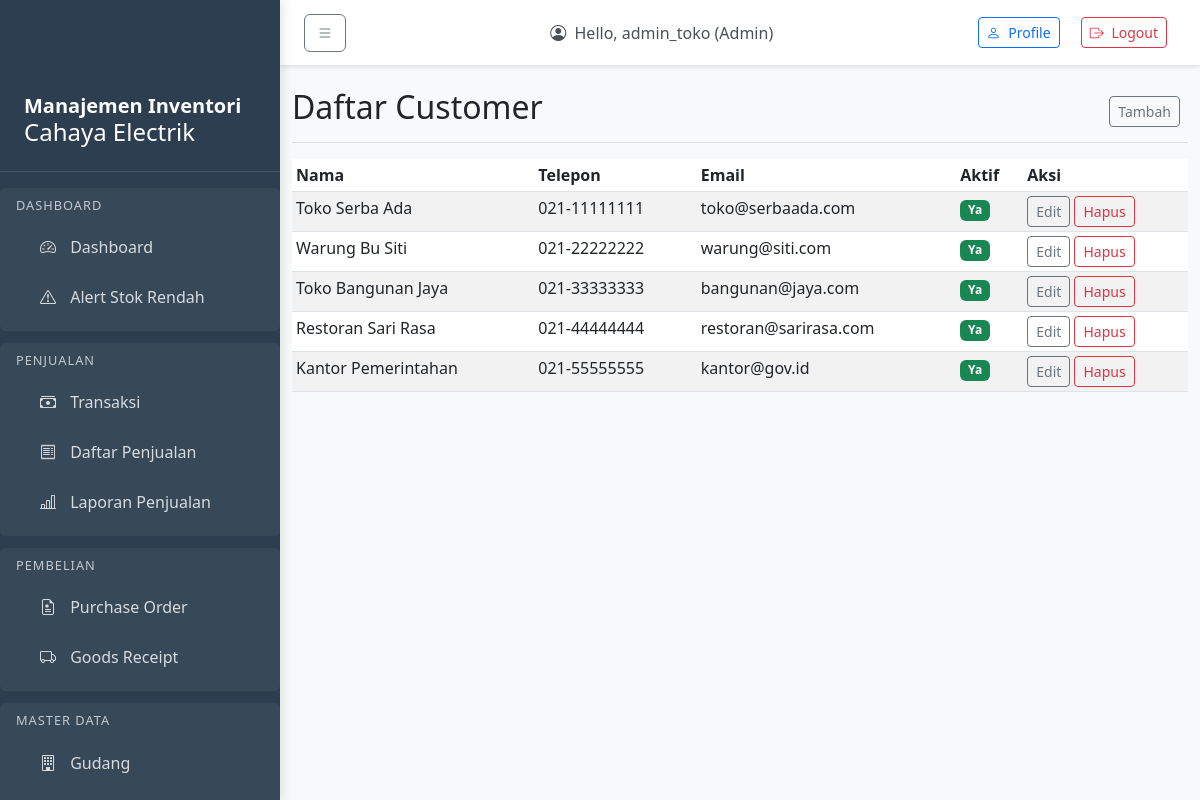
The app's page /master/customers/ (signed in) with its own data.
### accounts/models.py (models this page shows, shortened)
class User(AbstractUser):
    ROLE_CHOICES = [
        ('admin', 'Admin'),
        ('manager', 'Manager'),
        ('warehouse', 'Warehouse'),
        ('cashier', 'Cashier'),
        ('analyst', 'Analyst'),
    ]
    role = models.CharField(max_length=20, choices=ROLE_CHOICES, default='cashier')
    created_at = models.DateTimeField(auto_now_add=True)
    updated_at = models.DateTimeField(auto_now=True)
    groups = models.ManyToManyField(
        'auth.Group',
        related_name='custom_user_set',
        blank=True,
    )
    user_permissions = models.ManyToManyField(
        'auth.Permission',
        related_name='custom_user_set',
        blank=True,
    )

### master/models.py (models this page shows, shortened)
class Customer(models.Model):
    name = models.CharField(max_length=150)
    phone = models.CharField(max_length=30, blank=True)
    email = models.CharField(max_length=100, blank=True)
    address = models.CharField(max_length=255, blank=True)
    is_active = models.BooleanField(default=True)
    created_at = models.DateTimeField(auto_now_add=True)
    class Meta:
        db_table = 'customer'

### master/views.py (the view)
# urls.py: path('customers/', views.customer_list, name='customer_list'),
@login_required
def customer_list(request):
    if request.user.role not in ['manager', 'admin']:
        raise PermissionDenied("Anda tidak memiliki akses ke fitur ini.")
    customers = Customer.objects.all()
    paginator = Paginator(customers, 10)  # Show 10 customers per page
    page_number = request.GET.get('page')
    page_obj = paginator.get_page(page_number)
    return render(request, 'master/customer_list.html', {'page_obj': page_obj})

### templates/master/customer_list.html (shortened to what this page needs)
{% extends 'master/base_master.html' %}
{% block master_title %}Daftar Customer{% endblock %}
{% block add_url %}{% url 'master:customer_create' %}{% endblock %}
{% block master_content %}
<div class="table-responsive">
    <table class="table table-striped table-sm">
        <thead>
            <tr>
                <th>Nama</th>
                <th>Telepon</th>
                <th>Email</th>
                <th>Aktif</th>
                <th>Aksi</th>
            </tr>
        </thead>
        <tbody>
            {% for customer in page_obj %}
            <tr>
                <td>{{ customer.name }}</td>
                <td>{{ customer.phone|default:"-" }}</td>
                <td>{{ customer.email|default:"-" }}</td>
                <td>
                    {% if customer.is_active %}
                        <span class="badge bg-success">Ya</span>
                    {% else %}
                        <span class="badge bg-secondary">Tidak</span>
                    {% endif %}
                </td>
                <td>
                    <a href="{% url 'master:customer_update' customer.pk %}" class="btn btn-sm btn-outline-secondary">Edit</a>
                    <a href="{% url 'master:customer_delete' customer.pk %}" class="btn btn-sm btn-outline-danger">Hapus</a>
                </td>
            </tr>
            {% empty %}
            <tr>
                <td colspan="5">Tidak ada customer</td>
            </tr>
            {% endfor %}
        </tbody>
    </table>
</div>
{% endblock %}

### templates/base.html (shortened to what this page needs)
<!DOCTYPE html>
<html lang="en">
<head>
    <link href="https://cdn.jsdelivr.net/npm/bootstrap@5.3.0-alpha1/dist/css/bootstrap.min.css" rel="stylesheet">
    <link rel="stylesheet" href="https://cdn.jsdelivr.net/npm/bootstrap-icons@1.10.0/font/bootstrap-icons.css">
</head>
<body>
    <div class="sidebar" id="sidebar">
        <div class="sidebar-header">
            <h5></i>Manajemen Inventori</h5>
            <h4></i>Cahaya Electrik</h4>
        </div>
        {% if user.is_authenticated %}
        {% if user.role == 'warehouse' or user.role == 'manager' or user.role == 'admin' %}
            <div class="menu-section">
                <div class="menu-section-title">Dashboard</div>
                <a href="{% url 'summary:dashboard' %}" class="nav-link {% if request.resolver_match.url_name == 'dashboard' %}active{% endif %}">
                    <i class="bi bi-speedometer2"></i> Dashboard
                </a>
                <a href="{% url 'inventory:low_stock_alerts' %}" class="nav-link  {% if 'low_stock' in request.resolver_match.url_name %}active{% endif %}">
                    <i class="bi bi-exclamation-triangle"></i> Alert Stok Rendah
                </a>
            </div>
        {% endif %}
        {% if user.role == 'cashier' or user.role == 'manager' or user.role == 'admin' %}
            <div class="menu-section">
                <div class="menu-section-title">Penjualan</div>
                <a href="{% url 'sales:pos' %}" class="nav-link {% if 'pos' in request.resolver_match.url_name %}active{% endif %}">
                    <i class="bi bi-cash-stack"></i> Transaksi
                </a>
                <a href="{% url 'sales:sale_list' %}" class="nav-link {% if 'sale_list' in request.resolver_match.url_name %}active{% endif %}">
                    <i class="bi bi-receipt"></i> Daftar Penjualan
                </a>
                {% if user.role == 'manager' or user.role == 'admin' %}
                <a href="{% url 'sales:sale_report' %}" class="nav-link {% if 'sale_report' in request.resolver_match.url_name %}active{% endif %}">
                    <i class="bi bi-bar-chart-line"></i> Laporan Penjualan
                </a>
                {% endif %}
            </div>
        {% endif %}
        {% if user.role == 'manager' or user.role == 'admin' %}
            <div class="menu-section">
                <div class="menu-section-title">Pembelian</div>
                <a href="{% url 'purchases:purchase_order_list' %}" class="nav-link {% if 'purchase_order' in request.resolver_match.url_name %}active{% endif %}">
                    <i class="bi bi-file-earmark-medical"></i> Purchase Order
                </a>
                <a href="{% url 'purchases:goods_receipt_list' %}" class="nav-link {% if 'goods_receipt' in request.resolver_match.url_name %}active{% endif %}">
                    <i class="bi bi-truck"></i> Goods Receipt
                </a>
            </div>
        {% endif %}
        {% if user.role == 'manager' or user.role == 'admin' %}
            <div class="menu-section">
                <div class="menu-section-title">Master Data</div>
                <a href="{% url 'inventory:warehouse_list' %}" class="nav-link {% if 'warehouse' in request.resolver_match.url_name %}active{% endif %}">
                    <i class="bi bi-building"></i> Gudang
                </a>
                <a href="{% url 'inventory:stock_list' %}" class="nav-link {% if 'stock' in request.resolver_match.url_name %}active{% endif %}">
                </a>
            </div>
        {% endif %}
        {% endif %}
    </div>
    <nav class="top-navbar">
        <div class="d-flex justify-content-between align-items-center">
            <button class="btn btn-outline-secondary me-3" id="sidebarToggle">
                <i class="bi bi-list"></i>
            </button>
            <div class="navbar-text text-dark me-3">
                <i class="bi bi-person-circle me-1"></i>
                Hello, {{ user.username }} ({{ user.get_role_display }})
            </div>
            <div>
                <a class="btn btn-outline-primary btn-sm me-2" href="{% url 'accounts:profile' %}">
                    <i class="bi bi-person me-1"></i> Profile
                </a>
                <a class="btn  btn-sm">
                    <form action="{% url 'accounts:logout' %}" method="post">
                        <button  class="btn btn-outline-danger btn-sm" type="submit">
                            <i class="bi bi-box-arrow-right me-1"></i> Logout
                        </button>
                    </form>
                </a>
            </div>
        </div>
    </nav>
    <div class="main-content">
        <div class="container-fluid mt-5 pt-4">
            <div class="row">
                <div class="col-12">
                    {% block content %}
                    {% endblock %}
                </div>
            </div>
        </div>
    </div>
</body>
</html>

### templates/base.html (style rules this page uses)
body { overflow-x: hidden; background-color: #f8f9fa; }
.sidebar { width: 280px; min-width: 280px; position: fixed; top: 0; left: 0; height: 100vh; z-index: 100; padding-top: 70px; background-color: #2c3e50; color: white; transition: all 0.3s; box-shadow: 3px 0 10px rgba(0,0,0,0.1); overflow-y: auto; }
.sidebar .nav-link { color: rgba(255, 255, 255, 0.8); padding: 0.75rem 1.5rem; margin: 0.125rem 0; border-radius: 0.375rem; transition: all 0.2s; }
.sidebar .nav-link i { margin-right: 10px; width: 20px; text-align: center; }
.main-content { margin-left: 280px; padding: 0; }
.top-navbar { position: fixed; top: 0; left: 280px; right: 0; z-index: 90; background-color: white; padding: 0.75rem 1.5rem; box-shadow: 0 2px 4px rgba(0,0,0,0.1); }
.top-navbar .navbar-text { color: #495057 !important; }
.sidebar-header { padding: 1.5rem 1.5rem 1rem; border-bottom: 1px solid rgba(255,255,255,0.1); margin-bottom: 1rem; }
.sidebar-header h5 { margin: 0; font-weight: 600; }
.menu-section { padding: 0.5rem 1rem; margin: 0.75rem 0; border-radius: 0.375rem; background-color: rgba(255,255,255,0.05); }
.menu-section-title { font-size: 0.8rem; text-transform: uppercase; letter-spacing: 1px; margin-bottom: 0.5rem; color: rgba(255,255,255,0.7); }

### records on screen
User: username "admin_toko", role "Admin"
Customer: name "Toko Serba Ada", phone "021-11111111", email "toko@serbaada.com", is_active "Ya"
Customer: name "Warung Bu Siti", phone "021-22222222", email "warung@siti.com", is_active "Ya"
Customer: name "Toko Bangunan Jaya", phone "021-33333333", email "bangunan@jaya.com", is_active "Ya"
Customer: name "Restoran Sari Rasa", phone "021-44444444", email "restoran@sarirasa.com", is_active "Ya"
Customer: name "Kantor Pemerintahan", phone "021-55555555", email "kantor@gov.id", is_active "Ya"
